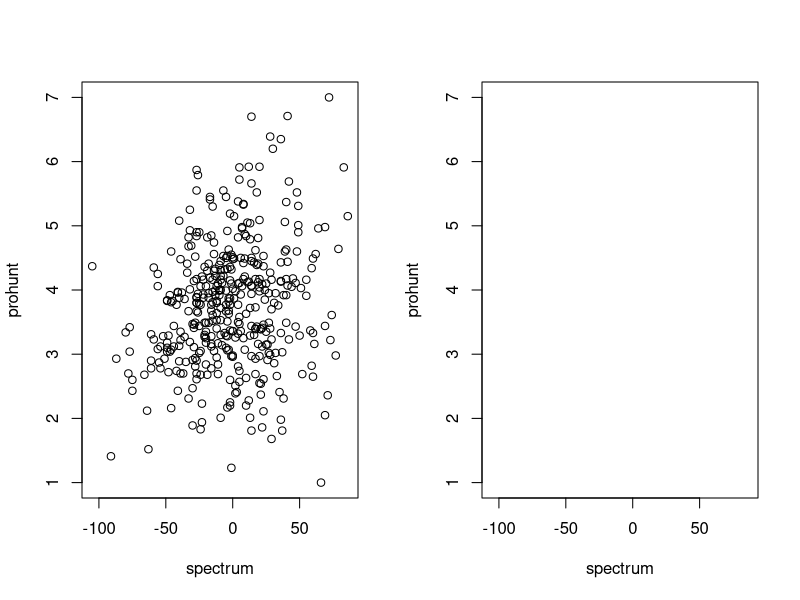
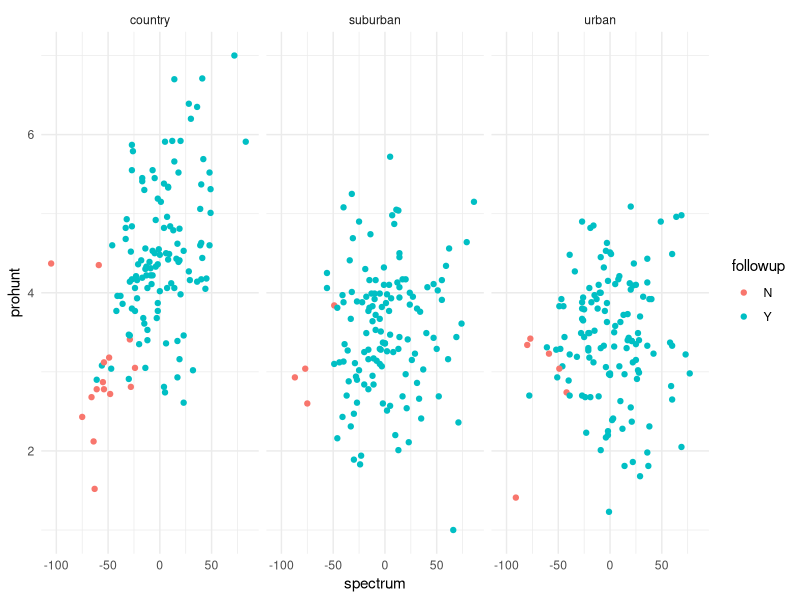

Write the R code that produced these figures, in order. (Note: this script raises an error after producing the figures.)
## ---- chunk 1
size <- 412
## ---- chunk 2
fox <- read.csv('fox.csv')
summary(fox)
## ---- chunk 3
fox$spectrum[fox$spectrum == -999] <- NA
fox$prohunt[fox$prohunt == 0] <- NA
# complete.cases() might be new. Obviously there are other ways of doing it.
# The "!" means "not"
sum(!complete.cases(fox))
# alternative
sum(is.na(fox$prohunt))
# etc.
## ---- chunk 4
# Produces figure 1
par(mfrow = c(1, 2)) # set two columns, 1 row
with(fox, plot(spectrum, prohunt))
# second plot, this time with colour (for levels of "home")
# and shape (for "non-followup people")
with(fox, plot(spectrum, prohunt, col = as.numeric(home),
               pch = ifelse(followup=='Y', 2, 4)))
## ---- chunk 5
# A ggplot alternative for exploring this (produces figure 2):

library(ggplot2)
spec_pro <- ggplot(data = fox, aes(x = spectrum, y = prohunt, colour = followup))
spec_pro + geom_point() + theme_minimal() + facet_grid(. ~ home)
## ---- chunk 6
model <- glm(followup ~ spectrum, data = fox, family = binomial)
# the test below shows that knowing about spectrum improves model fit
anova(model, test = 'Chisq')
# and the summary here shows that political spectrum is important
summary(model)
## ---- chunk 7
# Produces figure 3
model <- glm(followup ~ spectrum, data = fox, family = binomial, na.action = na.exclude)
## ---- chunk 8
with(fox, plot(fitted(model)[order(spectrum)] ~ spectrum[order(spectrum)],
               type = 'l', xlab = 'spectrum', ylab = 'p(followup)'))
## ---- chunk 9
# note the "subset" setting within "lm()" -- the lazy person's way!
model <- lm(prohunt ~ spectrum*home, data = fox, subset = followup == 'Y')
# this is equivalent:
fox <- subset(fox, followup == 'Y')
model <- lm(prohunt ~ spectrum * home, data = fox)
anova(model)
# shows that each term improves the model
summary(model)
## ---- chunk 10
contrasts(fox$home) <- cbind(CvSU = c(-2, 1, 1) / 3, SvU = c(0, -1, 1) / 2)

# we've already removed the no-followup guys
model <- lm(prohunt ~ spectrum*home, data = fox)

# anova(model) will be the same

summary(model)
